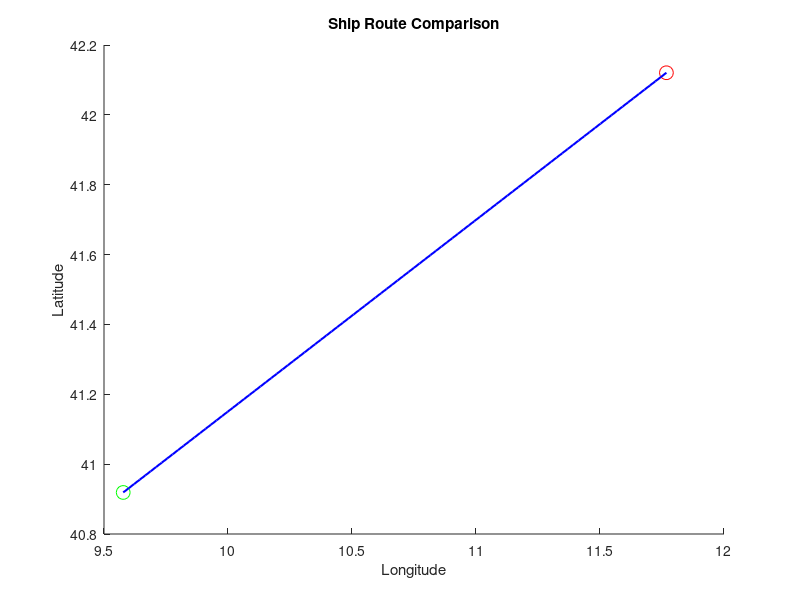

Write MATLAB code to recreate this figure. (Note: this script raises an error after producing the figure.)
clear;
clc;

% Input Parameters
ship_speed_calm = 14; % Ship speed in calm sea conditions (knots)
ship_heading = 90; % Initial ship heading (degrees, 90 = East)
lat_min = 36.399374008; % Minimum latitude
lat_max = 46.985193253; % Maximum latitude
lon_min = 6.294375240; % Minimum longitude
lon_max = 20.885496319; % Maximum longitude
start_lat = 40.9189447975; % Starting latitude
start_lon = 9.5774832291; % Starting longitude
end_lat = 42.1205435649; % Destination latitude
end_lon = 11.7677567687; % Destination longitude
total_time_with_astar = 0; % Initialize total travel time

% Define path to files
file_path = "C:\Users\Univ ' Parthenope '\Documents\MATLAB";

% Helper Functions
function [lat, lon] = pixel_to_wgs84(row, col, lat_min, lat_max, lon_min, lon_max, res_lat, res_lon)
    lat = lat_max - (row * res_lat);
    lon = lon_min + (col * res_lon);
end

function pixel_coord = wgs84_to_pixel(lat, lon, lat_min, lat_max, lon_min, lon_max, res_lat, res_lon, rows, cols)
    row = round((lat_max - lat) / res_lat);
    col = round((lon - lon_min) / res_lon);
    row = max(1, min(row, rows));
    col = max(1, min(col, cols));
    pixel_coord = [row, col];
end

function speed = calculate_speed(wave_height, wave_direction, wind_speed, current_speed, ship_heading, ship_speed_calm)
    % Calcola la differenza angolare
    angle_diff = mod(abs(wave_direction - ship_heading), 360);
    if angle_diff > 180
        angle_diff = 360 - angle_diff;
    end
    
    % Riduzione della velocità basata sull'angolo
    if angle_diff < 45
        speed_reduction = 0.7;
    elseif angle_diff >= 45 && angle_diff <= 135
        speed_reduction = 0.85;
    else
        speed_reduction = 0.9;
    end
    
    % Riduzione aggiuntiva basata sull'altezza delle onde
    if wave_height > 2.5
        speed_reduction = speed_reduction * 0.7;
    elseif wave_height > 1.5
        speed_reduction = speed_reduction * 0.85;
    end
    
    % Considera la velocità del vento e delle correnti
    wind_effect = wind_speed * 0.1; % Placeholder per il calcolo dell'effetto del vento
    current_effect = current_speed * 0.2; % Placeholder per il calcolo dell'effetto delle correnti
    
    % Calcola la velocità finale
    speed = ship_speed_calm * speed_reduction - wind_effect - current_effect;
    speed = max(speed, 0); % Assicurarsi che la velocità non sia negativa
end

function [route, total_time] = astar(speed_grid, start_point, end_point)
    [rows, cols] = size(speed_grid);
    
    % Verifica che i punti di partenza e arrivo siano validi
    if start_point(1) < 1 || start_point(1) > rows || start_point(2) < 1 || start_point(2) > cols
        error('Start point is out of bounds');
    end
    if end_point(1) < 1 || end_point(1) > rows || end_point(2) < 1 || end_point(2) > cols
        error('End point is out of bounds');
    end
    
    cost = inf(rows, cols);
    heuristic = inf(rows, cols);
    visited = false(rows, cols);
    cost(start_point(1), start_point(2)) = 0;
    heuristic(start_point(1), start_point(2)) = haversine(start_point(1), start_point(2), end_point(1), end_point(2));
    prev = cell(rows, cols);
    pq = [heuristic(start_point(1), start_point(2)), start_point];
    directions = [0, 1; 1, 0; 0, -1; -1, 0; 1, 1; -1, -1; 1, -1; -1, 1];

    while ~isempty(pq)
        pq = sortrows(pq, 1);
        current = pq(1, :);
        pq(1, :) = [];
        cur_heuristic = current(1);
        cur_point = current(2:3);

        if visited(cur_point(1), cur_point(2))
            continue;
        end

        visited(cur_point(1), cur_point(2)) = true;
        if all(cur_point == end_point)
            break;
        end

        for d = 1:size(directions, 1)
            new_point = cur_point + directions(d, :);
            if new_point(1) > 0 && new_point(1) <= rows && new_point(2) > 0 && new_point(2) <= cols
                new_cost = cost(cur_point(1), cur_point(2)) + (1 / speed_grid(new_point(1), new_point(2)));
                new_heuristic = new_cost + haversine(new_point(1), new_point(2), end_point(1), end_point(2));
                if new_heuristic < heuristic(new_point(1), new_point(2))
                    cost(new_point(1), new_point(2)) = new_cost;
                    heuristic(new_point(1), new_point(2)) = new_heuristic;
                    prev{new_point(1), new_point(2)} = cur_point;
                    pq = [pq; new_heuristic, new_point];
                end
            end
        end
    end

    route = [];
    total_time = cost(end_point(1), end_point(2));
    point = end_point;

    while ~isempty(point)
        route = [point; route];
        point = prev{point(1), point(2)};
    end
end

function [lat, lon] = loxodromic_interpolation(start_lat, start_lon, end_lat, end_lon, num_points)
    % Interpolazione loxodromica tra due punti
    lat = linspace(start_lat, end_lat, num_points);
    lon = linspace(start_lon, end_lon, num_points);
end

% Initial Plot
figure;
hold on;
xlabel('Longitude');
ylabel('Latitude');
title('Ship Route Comparison');

% Plot starting and ending points
plot(start_lon, start_lat, 'go', 'MarkerSize', 10, 'DisplayName', 'Start');
plot(end_lon, end_lat, 'ro', 'MarkerSize', 10, 'DisplayName', 'End');

% Generate loxodromic route
num_points = 100; % Define how many points to interpolate
[loxodromic_lat, loxodromic_lon] = loxodromic_interpolation(start_lat, start_lon, end_lat, end_lon, num_points);
plot(loxodromic_lon, loxodromic_lat, 'b-', 'LineWidth', 1.5, 'DisplayName', 'Loxodromic Route (OR)');

% Calculate the time for the loxodromic route
total_distance = haversine(start_lat, start_lon, end_lat, end_lon);
loxodromic_time = total_distance / ship_speed_calm;

% Time steps
time_stamps = [9, 12, 15, 18, 21];
previous_waypoint = [];
all_route_latlon = [];

for i = 1:length(time_stamps)
    time_stamp = sprintf('%02d', time_stamps(i));
    wave_height_file = fullfile(file_path, sprintf('HS_21NOV22_%s.tif', time_stamp));
    wave_direction_file = fullfile(file_path, sprintf('DIR_21NOV22_%s.tif', time_stamp));

    % Read wave height and direction
    if ~isfile(wave_height_file) || ~isfile(wave_direction_file)
        error('Wave file does not exist: %s', time_stamp);
    end
    wave_height = imread(wave_height_file);
    wave_direction = imread(wave_direction_file);

    % Read wind speed and current speed if available
    wind_speed = 0; % Placeholder, replace with actual data if available
    current_speed = 0; % Placeholder, replace with actual data if available

    [rows, cols] = size(wave_height);
    res_lat = (lat_max - lat_min) / (rows / 4); % Riduci ulteriormente la risoluzione
    res_lon = (lon_max - lon_min) / (cols / 4); % Riduci ulteriormente la risoluzione

    if i == 1
        start_point = wgs84_to_pixel(start_lat, start_lon, lat_min, lat_max, lon_min, lon_max, res_lat, res_lon, rows, cols);
    else
        start_point = previous_waypoint;
    end

    end_point = wgs84_to_pixel(end_lat, end_lon, lat_min, lat_max, lon_min, lon_max, res_lat, res_lon, rows, cols);

    % Verifica che i punti di partenza e arrivo siano validi
    if start_point(1) < 1 || start_point(1) > rows || start_point(2) < 1 || start_point(2) > cols
        error('Start point is out of bounds');
    end
    if end_point(1) < 1 || end_point(1) > rows || end_point(2) < 1 || end_point(2) > cols
        error('End point is out of bounds');
    end

    speed_grid = zeros(rows, cols);
    for r = 1:rows
        for c = 1:cols
            speed_grid(r, c) = calculate_speed(wave_height(r, c), wave_direction(r, c), wind_speed, current_speed, ship_heading, ship_speed_calm);
        end
    end

    [optimal_route, segment_time] = astar(speed_grid, start_point, end_point);
    total_time_with_astar = total_time_with_astar + segment_time;

    % Store the optimal route
    if ~isempty(optimal_route)
        for k = 1:size(optimal_route, 1)
            [route_lat, route_lon] = pixel_to_wgs84(optimal_route(k, 1), optimal_route(k, 2), lat_min, lat_max, lon_min, lon_max, res_lat, res_lon);
            all_route_latlon = [all_route_latlon; route_lat, route_lon];
        end
        previous_waypoint = optimal_route(end, :);
    end
end

% Plot the weather route
if ~isempty(all_route_latlon)
    plot(all_route_latlon(:, 2), all_route_latlon(:, 1), '-m', 'LineWidth', 1.5, 'DisplayName', 'Weather Route (WR)');
end

% Display the total times
fprintf('Total route time (Loxodromic Route): %.2f hours\n', loxodromic_time);
fprintf('Total route time (Weather Route): %.2f hours\n', total_time_with_astar);

legend;
hold off;

% Create and save shapefiles
loxodromic_shapefile = struct('Geometry', 'Line', 'X', loxodromic_lon, 'Y', loxodromic_lat);
shapewrite(loxodromic_shapefile, 'loxodromic_route.shp');

if ~isempty(all_route_latlon)
    weather_shapefile = struct('Geometry', 'Line', 'X', all_route_latlon(:, 2), 'Y', all_route_latlon(:, 1));
    shapewrite(weather_shapefile, 'weather_route.shp');
end

% Haversine function to calculate distance
function distance = haversine(lat1, lon1, lat2, lon2)
    R = 3440.065; % Earth radius in nautical miles
    d_lat = deg2rad(lat2 - lat1);
    d_lon = deg2rad(lon2 - lon1);
    a = sin(d_lat / 2) ^ 2 + cos(deg2rad(lat1)) * cos(deg2rad(lat2)) * sin(d_lon / 2) ^ 2;
    c = 2 * atan2(sqrt(a), sqrt(1 - a));
    distance = R * c; % Distance in nautical miles
end